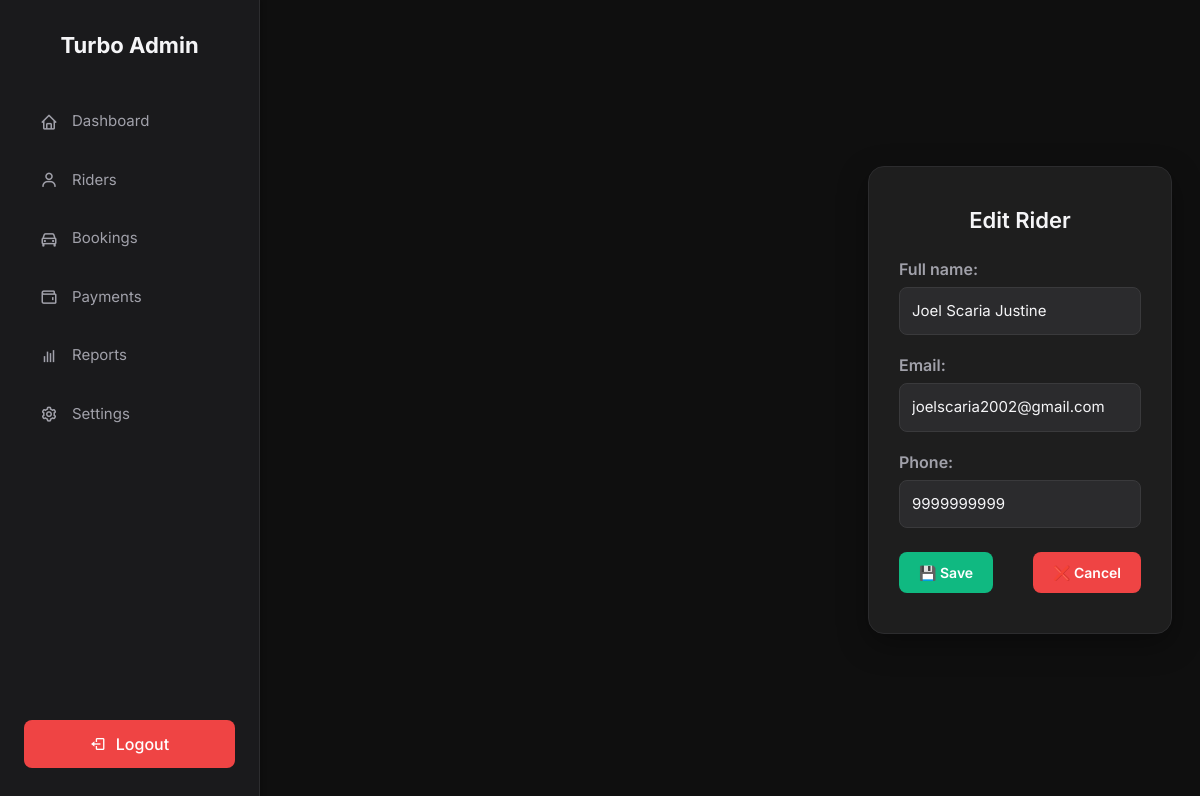
The page /adminpages/edit-rider/1/ (signed in) on the database its author committed.
### account/models.py (models this page shows, shortened)
class CustomUser(AbstractUser):
    ROLE_CHOICES = [
        ('driver', 'Driver'),
        ('rider', 'Rider'),
        ('admin', 'Admin'),
    ]
    full_name = models.CharField(max_length=100)
    email = models.EmailField(unique=True)
    role = models.CharField(max_length=10, choices=ROLE_CHOICES)
    phone = models.CharField(max_length=10, default="9999999999")
    USERNAME_FIELD = 'email'
    REQUIRED_FIELDS = ['username', 'full_name', 'role']

### adminpages/views.py (the view)
# urls.py: path('edit-rider/<int:rider_id>/', views.edit_rider, name='edit_rider'),
@login_required
def edit_rider(request, rider_id):
    rider = get_object_or_404(CustomUser, id=rider_id, role='rider')
    if request.method == 'POST':
        form = EditRiderForm(request.POST, instance=rider)
        if form.is_valid():
            form.save()
            messages.success(request, "Rider updated successfully.")
            return redirect('adminpages:rider')
    else:
        form = EditRiderForm(instance=rider)
    return render(request, 'adminpages/edit_rider.html', {'form': form})

### account/forms.py
class EditRiderForm(forms.ModelForm):
    class Meta:
        model = CustomUser
        fields = ['full_name', 'email', 'phone']

### templates/adminpages/edit_rider.html (shortened to what this page needs)
{% extends 'adminpages/base.html' %}
{% load static %}
{% block content %}
<div class="edit-form-wrapper">
  <div class="edit-form-container">
    <h2>Edit Rider</h2>
    <form method="post">
      {{ form.as_p }}
      <div class="edit-form-actions">
        <button type="submit">💾 Save</button>
        <a href="{% url 'adminpages:rider' %}" class="cancel-btn">❌ Cancel</a>
      </div>
    </form>
  </div>
</div>
{% endblock %}

### static/adminpages/css/style.css (style rules this page uses)
:root { --bg-dark: #0f0f0f; --bg-sidebar: #1a1a1c; --card-bg: #1e1e1e; --text-light: #f5f5f7; --text-muted: #a1a1aa; --accent: #3b82f6; --danger: #ef4444; --hover-bg: #2a2a2c; --border: #2d2d2f; --green: #10b981; --orange: #f59e0b; --blue: #3b82f6; }
* { margin: 0; padding: 0; box-sizing: border-box; }
body { font-family: 'Inter', sans-serif; display: flex; height: 100vh; background-color: var(--bg-dark); color: var(--text-light); }
form p { margin-bottom: 16px; }
form label { display: block; margin-bottom: 6px; color: var(--text-muted); font-weight: 600; }
form input[type="text"], form input[type="email"] { width: 100%; padding: 10px; border-radius: 6px; background-color: #2b2b2d; color: var(--text-light); border: 1px solid #3a3a3c; font-size: 15px; }
button[type="submit"], .cancel-btn { padding: 10px 20px; border-radius: 6px; font-weight: 600; font-size: 15px; text-decoration: none; display: inline-block; transition: background-color 0.2s ease; }
button[type="submit"] { color: white; border: none; }
.cancel-btn { background-color: var(--danger); color: white; }
.edit-form-wrapper { display: grid; justify-content: center; align-items: center; min-height: 80vh; }
.edit-form-container { background-color: #1e1e1e; padding: 40px 30px; border-radius: 16px; box-shadow: 0 10px 30px rgba(0, 0, 0, 0.35); border: 1px solid #2c2c2e; max-width: 500px; width: 100%; margin-left: 200%; }
.edit-form-container h2 { text-align: center; color: var(--text-light); margin-bottom: 24px; font-size: 22px; font-weight: 600; }
.edit-form-container form p { margin-bottom: 18px; }
.edit-form-container label { color: var(--text-muted); display: block; font-weight: 600; margin-bottom: 6px; }
.edit-form-container input[type="text"], .edit-form-container input[type="email"] { width: 100%; padding: 12px; border-radius: 8px; border: 1px solid #3a3a3c; background-color: #2b2b2d; color: var(--text-light); font-size: 15px; }
.edit-form-actions { display: flex; justify-content: space-between; margin-top: 24px; }
.edit-form-actions button, .edit-form-actions a { padding: 10px 20px; border-radius: 8px; font-weight: 600; font-size: 14px; text-decoration: none; transition: background-color 0.2s ease; }
.edit-form-actions button { background-color: var(--green); color: white; border: none; }
.edit-form-actions .cancel-btn { background-color: var(--danger); color: white; }

### rows shown on the page
CustomUser: full_name "Joel Scaria Justine", email "joelscaria2002@gmail.com", phone "9999999999"
